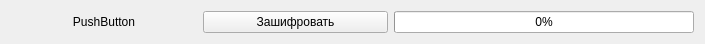
<?xml version="1.0" encoding="UTF-8"?>
<ui version="4.0">
 <class>CryptoWidget</class>
 <widget class="QWidget" name="CryptoWidget">
  <property name="geometry">
   <rect>
    <x>0</x>
    <y>0</y>
    <width>705</width>
    <height>41</height>
   </rect>
  </property>
  <property name="windowTitle">
   <string>Form</string>
  </property>
  <property name="originalFile" stdset="0">
   <string/>
  </property>
  <property name="encryptedFile" stdset="0">
   <string/>
  </property>
  <property name="decryptedFile" stdset="0">
   <string/>
  </property>
  <layout class="QHBoxLayout" name="horizontalLayout">
   <item>
    <widget class="QPushButton" name="fileButton">
     <property name="minimumSize">
      <size>
       <width>100</width>
       <height>0</height>
      </size>
     </property>
     <property name="text">
      <string>PushButton</string>
     </property>
     <property name="flat">
      <bool>true</bool>
     </property>
    </widget>
   </item>
   <item>
    <widget class="QPushButton" name="workButton">
     <property name="minimumSize">
      <size>
       <width>100</width>
       <height>0</height>
      </size>
     </property>
     <property name="text">
      <string>Зашифровать</string>
     </property>
     <property name="checkable">
      <bool>true</bool>
     </property>
     <property name="checked">
      <bool>false</bool>
     </property>
    </widget>
   </item>
   <item>
    <widget class="QProgressBar" name="progressBar">
     <property name="minimumSize">
      <size>
       <width>100</width>
       <height>0</height>
      </size>
     </property>
     <property name="maximumSize">
      <size>
       <width>300</width>
       <height>16777215</height>
      </size>
     </property>
     <property name="value">
      <number>0</number>
     </property>
    </widget>
   </item>
  </layout>
 </widget>
 <resources/>
 <connections/>
</ui>
